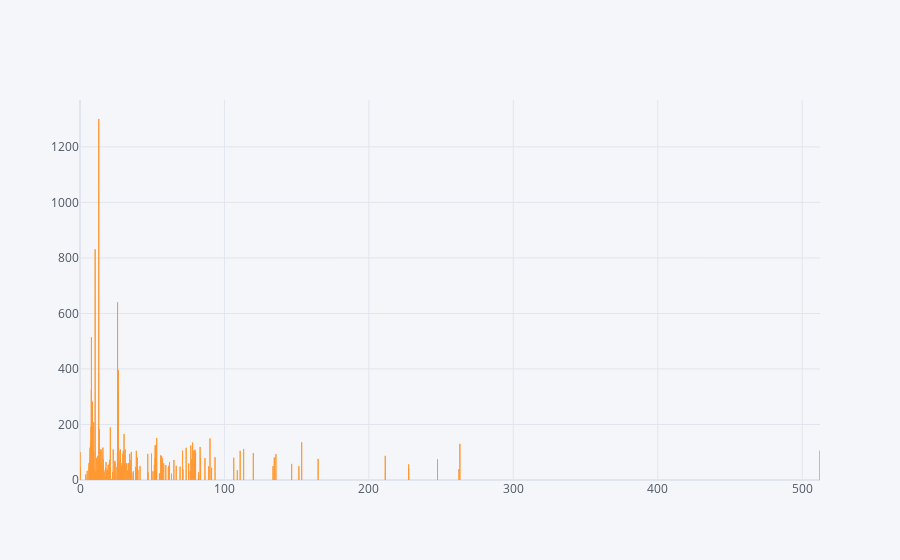

Notebook code for this chart:
### Code cell
df2.iplot(x= 'fare' , y='age',kind='bar')

### Figure 1 — Plotly figure (JSON) as saved in the notebook; plotly's stock layout.template omitted (floating-point values rounded to 4 significant figures; data arrays with more than 128 entries replaced by an {"elided": "..."} marker saying what was removed)
{"data": [{"marker": {"color": "rgba(255, 153, 51, 0.6)", "line": {"color": "rgba(255, 153, 51, 1.0)", "width": 1}}, "name": "age", "orientation": "v", "text": "", "type": "bar", "x": {"elided": "891 float values"}, "y": {"elided": "891 mixed values"}}], "layout": {"legend": {"bgcolor": "#F5F6F9", "font": {"color": "#4D5663"}}, "paper_bgcolor": "#F5F6F9", "plot_bgcolor": "#F5F6F9", "title": {"font": {"color": "#4D5663"}}, "xaxis": {"gridcolor": "#E1E5ED", "showgrid": true, "tickfont": {"color": "#4D5663"}, "title": {"font": {"color": "#4D5663"}, "text": ""}, "zerolinecolor": "#E1E5ED"}, "yaxis": {"gridcolor": "#E1E5ED", "showgrid": true, "tickfont": {"color": "#4D5663"}, "title": {"font": {"color": "#4D5663"}, "text": ""}, "zerolinecolor": "#E1E5ED"}}}
